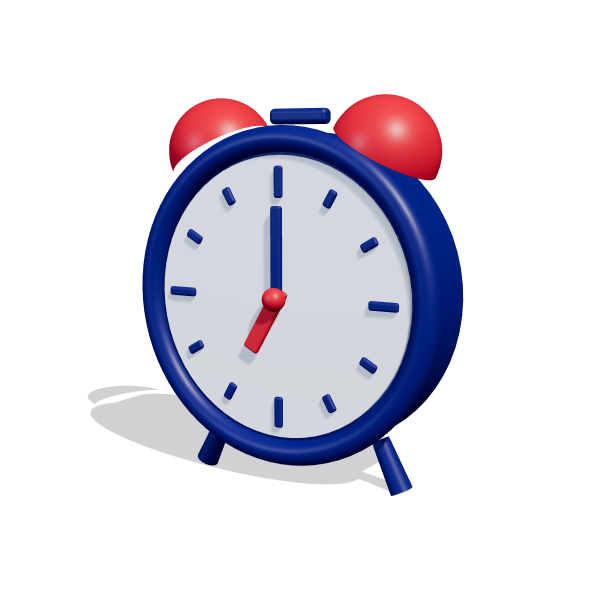
#> input picture comunicado_regras/novos_src/motion/img3d/clock.png, 1200 x 1200 px, given in place of 1.webp, which was not available (shown at 1/2 size)
$ python bp_clean.py motion/img3d/clock.png
#> lines starting #> are read from the running program, lines starting #| are printed output that depends on the picture
### comunicado_regras/novos_src/bp_graf.py
# Blueprint no estilo da referência (V.A Profissionais / Doentes e Presos): fundo ciano, círculo translúcido,
# imagem recortada (GPT) a sair do círculo, texto branco à direita com caixas navy/vermelho, faixas navy/vermelho nas transições.
# As imagens ainda não existem: aparecem como "IMG xx" (placeholder) no sítio onde vão ficar.
import sys,os
from PIL import Image,ImageDraw,ImageFont,ImageFilter
import numpy as np
HERE=os.path.dirname(os.path.abspath(__file__)); OUTD=sys.argv[1] if len(sys.argv)>1 else '.'
F8=HERE+'/../realista_src/fonts/M800.ttf'; F7=HERE+'/../realista_src/fonts/M700.ttf'
W,H=1920,1080; CY=(20,157,208); NAVY=(25,41,109); RED=(212,41,46); WHITE=(255,255,255)
def f(sz,b=8): return ImageFont.truetype(F8 if b==8 else F7,sz)
def L(p):
#> called with p = 'comunicado_regras/novos_src/logos/1.webp'
    im=Image.open(p).convert('RGBA'); a=np.asarray(im).astype(np.float32)
#> in L, im is the input picture: PIL image 1200x1200 RGBA; mean R, G, B, A 37, 35, 44.5, 69.8
    a[...,3]=np.clip((255-a[...,:3].min(2))/60,0,1)*a[...,3]; im=Image.fromarray(a.astype('uint8')); return im.crop(im.getbbox())
#> after `return im.crop(im.getbbox())`:
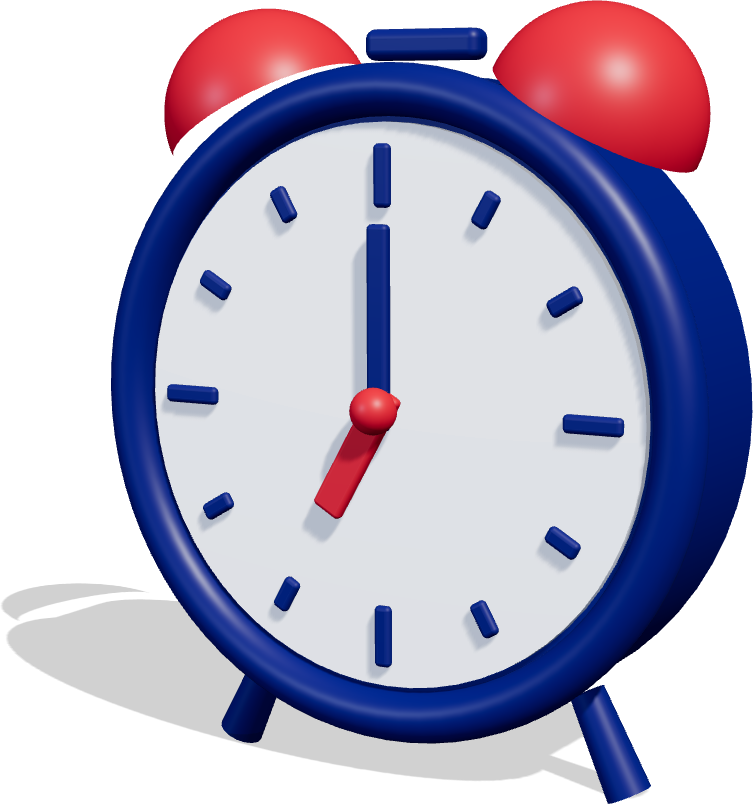
#> returned value: PIL image 753x804 RGBA; mean R, G, B, A 88, 83.3, 105.7, 144.7; transparent parts drawn white
def white(im): a=np.asarray(im).copy(); a[...,:3]=255; return Image.fromarray(a)
LE=L(HERE+'/logos/1.webp'); LC=L(HERE+'/logos/4.webp'); LEw,LCw=white(LE),white(LC)
#> call 2 of L, with p = 'comunicado_regras/novos_src/logos/4.webp'
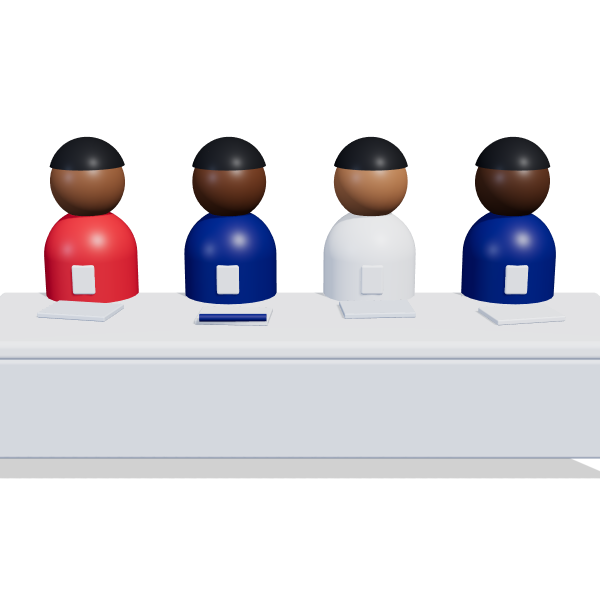
#> input picture comunicado_regras/novos_src/motion/img3d/mesa.png, 1200 x 1200 px, given in place of 4.webp, which was not available (shown at 1/2 size)
#> in L, im is the input picture: PIL image 1200x1200 RGBA; mean R, G, B, A 71.5, 69, 73.7, 104.6
#> in L (call 2), `return im.crop(im.getbbox())`:
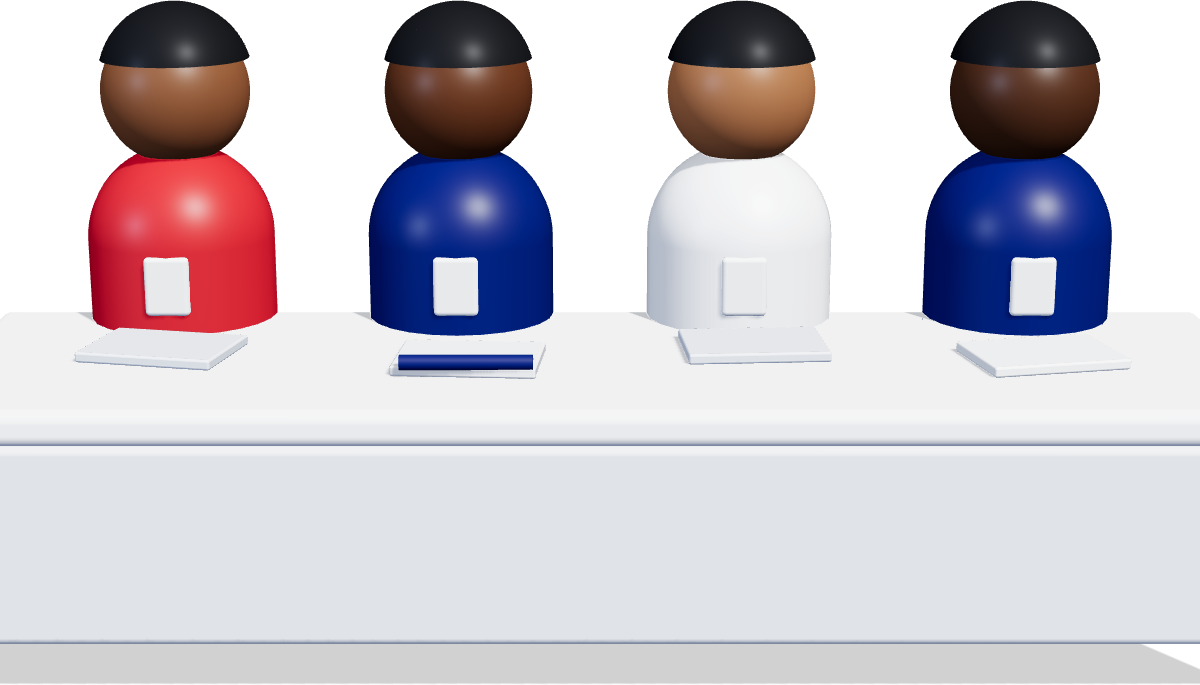
#> returned value: PIL image 1200x685 RGBA; mean R, G, B, A 125.2, 120.9, 129, 137.1; transparent parts drawn white
def rs(im,h): return im.resize((int(im.width*h/im.height),h),Image.LANCZOS)
_yy,_xx=np.mgrid[0:H,0:W].astype(np.float32)
# [5 lines left out: function bg, not called in this run]
def circle(b,cx,cy,r):
    l=Image.new('RGBA',b.size,(0,0,0,0)); ImageDraw.Draw(l).ellipse((cx-r,cy-r,cx+r,cy+r),fill=(255,255,255,38)); b.alpha_composite(l)
# [34 lines left out: functions placeholder, placeholder_one, text, not called in this run]
def interp(b):   # zona da intérprete de língua gestual (reservada)
    l=Image.new('RGBA',b.size,(0,0,0,0)); d=ImageDraw.Draw(l); d.rounded_rectangle((1580,720,1880,1080),30,outline=(255,255,255,120),width=4)
    b.alpha_composite(l); ImageDraw.Draw(b).text((1730,905),'INTÉRPRETE LGP',font=f(22),fill=(255,255,255,200),anchor='ms')
# [4 lines left out: function stripes, not called in this run]
# ---------- variações ----------
def A(sc):   # fiel à referência: círculo à esquerda, imagem a sair, texto à direita
    b=bg(); circle(b,560,620,430); ILL(b,(330,170,800,1000),sc["img"])
    text(b,1010,470,sc['txt']); interp(b); return b
# [8 lines left out: functions B, C, not called in this run]
def T(sc):   # transição com faixas
    b=A(sc); stripes(b,.55); return b

# ---------- ilustrações vetoriais (flat, sombras suaves) ----------
SK=[(139,90,60),(107,65,40),(168,113,76),(92,58,38)]; INK=(24,26,32); INK2=(46,50,60); PAPER=(250,250,246)
def ILL(b,box,name):
    x0,y0,x1,y1=box; w,h=x1-x0,y1-y0; sz=min(h,w*1.3); out=ILL_img(name,int(sz),True)
    b.alpha_composite(out,(int(x0+(w-sz)/2),int(y1-sz)))
# [82 lines left out: function ILL_img, not called in this run]
V1=[dict(img='porta',txt=[('ATENÇÃO','cap'),('ACESSO RESTRITO','t'),('ÀS ASSEMBLEIAS','n'),('DE VOTO','r')]),
    dict(img='mesa4',txt=[('SÃO AUTORIZADOS','cap'),('MEMBROS','t'),('DA MESA','n')]),
    dict(img='cracha',txt=[('OBSERVADORES','cap'),('INTERNACIONAIS','t'),('CREDENCIADOS','n')]),
    dict(img='urna',txt=[('CARO ELEITOR','cap'),('APÓS VOTAR','t'),('ABANDONA O LOCAL','r')])]
V2=[dict(img='mesa4',txt=[('ATENÇÃO','cap'),('MEMBROS','t'),('DAS MESAS','n')]),
    dict(img='relogio',txt=[('COMPARECE ÀS','cap'),('7H','t'),('DA MANHÃ','n')]),
    dict(img='notas',txt=[('COMPENSAÇÃO','cap'),('3.500$00','t'),('INCLUI ALIMENTAÇÃO','n')]),
    dict(img='tel',txt=[('PAGAMENTO POR','cap'),('TRANSFERÊNCIA','t'),('BANCÁRIA','r')])]
ROWS=[('A','FIEL À REFERÊNCIA','Círculo translúcido à esquerda, ilustração gráfica a sair dele, texto à direita. Igual aos vídeos V.A.'),
      ('B','ESPELHO + FAIXA','Ilustração à direita, texto à esquerda com barra vermelha/navy. Alterna com A para dar ritmo.'),
      ('C','CENTRADO / GRUPO','Texto ao centro em cima, ilustração grande em baixo. Ideal para listas e números.')]
# [19 lines left out: function board, not called in this run]
# [3 lines that do not run on import are left out]

### comunicado_regras/novos_src/bp_clean.py
# Blueprint: 5 variações CLEAN com ilustrações 3D (three.js, motion/img3d). Uma só prancha.
import sys; OUT=sys.argv[1]; sys.argv=['x']
from PIL import Image,ImageDraw,ImageFilter
import numpy as np, bp_graf as g
W,H=1920,1080; NAVY,RED,WHITE=g.NAVY,g.RED,g.WHITE; f=g.f; D='motion/img3d/'
def obj(name,h):
    im=Image.open(D+name+'.png').convert('RGBA'); im=im.crop(im.getbbox()); return g.rs(im,h)
def grad(c0,c1,vert=True):
    t=np.linspace(0,1,H if vert else W); a=np.array(c0)[None]*(1-t[:,None])+np.array(c1)[None]*t[:,None]
    a=a[:,None,:].repeat(W,1) if vert else a[None].repeat(H,0); return Image.fromarray(a.astype('uint8')).convert('RGBA')
def logos(b,light=True):
    b.alpha_composite(g.rs(g.LE if light else g.LEw,78),(70,46)); b.alpha_composite(g.rs(g.LC if light else g.LCw,50),(1650,58))
def lgp(b,dark=False):
    l=Image.new('RGBA',b.size,(0,0,0,0)); ImageDraw.Draw(l).rounded_rectangle((1580,720,1880,1080),28,outline=(255,255,255,90) if dark else (25,41,109,45),width=3); b.alpha_composite(l)
def spaced(d,x,y,t,ft,col,anchor='l',sp=8):
    w=sum(ft.getlength(c)+sp for c in t)-sp; x=x-w/2 if anchor=='m' else x
    for c in t: d.text((x,y),c,font=ft,fill=col,anchor='ls'); x+=ft.getlength(c)+sp
def put(b,im,x,y,shadow=True):
    b.alpha_composite(im,(int(x),int(y)))
SC=[dict(o='clock',cap='COMPARECE ÀS',t1='7H',t2='DA MANHÃ',sub='Para o início pontual da votação',big='7H'),
    dict(o='mesa',cap='SÃO AUTORIZADOS',t1='MEMBROS',t2='DA MESA',sub='Cada mesa de voto tem 4 membros',big='4'),
    dict(o='urna',cap='CARO ELEITOR',t1='APÓS VOTAR',t2='ABANDONA O LOCAL',sub='E respeita as orientações da mesa',big='15/11')]
GREY=(92,104,140)
def V1(s):  # CLEAN BRANCO
    b=Image.new('RGBA',(W,H),(248,250,253,255)); d=ImageDraw.Draw(b); logos(b)
    spaced(d,180,430,s['cap'],f(30,7),RED); d.text((176,530),s['t1'],font=f(96),fill=NAVY,anchor='ls'); d.text((176,640),s['t2'],font=f(96),fill=NAVY,anchor='ls')
    d.rectangle((180,680,300,688),fill=RED); d.text((180,750),s['sub'],font=f(34,7),fill=GREY,anchor='ls')
    o=obj(s['o'],560 if s['o']!='mesa' else 420); put(b,o,1250-o.width/2,600-o.height/2); lgp(b); return b
def V2(s):  # CIANO SUAVE CENTRADO
    b=grad((226,244,252),(188,228,246)); d=ImageDraw.Draw(b); logos(b)
    l=Image.new('RGBA',b.size,(0,0,0,0)); ImageDraw.Draw(l).ellipse((660,140,1260,740),fill=(255,255,255,120)); b.alpha_composite(l.filter(ImageFilter.GaussianBlur(30)))
    o=obj(s['o'],440 if s['o']!='mesa' else 330); put(b,o,960-o.width/2,600-o.height)
    spaced(d,960,700,s['cap'],f(28,7),RED,'m'); ft=f(80); t=s['t1']+' '+s['t2']; w=ft.getlength(s['t1']+' ')
    x=960-ft.getlength(t)/2; d.text((x,800),s['t1'],font=ft,fill=NAVY,anchor='ls'); d.text((x+w,800),s['t2'],font=ft,fill=RED,anchor='ls')
    d.text((960,868),s['sub'],font=f(32,7),fill=GREY,anchor='ms'); lgp(b); return b
def V3(s):  # SPLIT NAVY / BRANCO
    b=Image.new('RGBA',(W,H),(246,248,252,255)); d=ImageDraw.Draw(b); d.rectangle((0,0,860,H),fill=NAVY); d.rectangle((860,0,872,H),fill=RED)
    logos(b,False); b.alpha_composite(g.rs(g.LC,50),(1650,58))
    spaced(d,120,420,s['cap'],f(28,7),(120,200,240)); d.text((116,515),s['t1'],font=f(84),fill=WHITE,anchor='ls'); d.text((116,612),s['t2'],font=f(84),fill=WHITE,anchor='ls')
    d.text((120,690),s['sub'],font=f(30,7),fill=(190,200,230),anchor='ls')
    o=obj(s['o'],560 if s['o']!='mesa' else 400); put(b,o,1290-o.width/2,580-o.height/2); lgp(b); return b
def V4(s):  # CARTÃO FLUTUANTE
    b=grad((233,238,246),(220,228,240)); d=ImageDraw.Draw(b); logos(b)
    sh=Image.new('RGBA',b.size,(0,0,0,0)); ImageDraw.Draw(sh).rounded_rectangle((170,300,1300,820),48,fill=(20,40,90,70)); b.alpha_composite(sh.filter(ImageFilter.GaussianBlur(40)),(0,26))
    d.rounded_rectangle((150,270,1290,800),48,fill=WHITE); d.rounded_rectangle((150,270,166,800),8,fill=RED)
    spaced(d,240,410,s['cap'],f(28,7),RED); d.text((236,510),s['t1'],font=f(84),fill=NAVY,anchor='ls'); d.text((236,606),s['t2'],font=f(84),fill=NAVY,anchor='ls')
    d.text((240,690),s['sub'],font=f(30,7),fill=GREY,anchor='ls')
    o=obj(s['o'],560 if s['o']!='mesa' else 400); put(b,o,1300-o.width/2+(80 if s['o']=='mesa' else 0),560-o.height/2); lgp(b); return b
def V5(s):  # TIPOGRÁFICO NAVY
    b=grad((14,24,74),(28,44,116)); d=ImageDraw.Draw(b); logos(b,False)
    ft=f(560); l=Image.new('RGBA',b.size,(0,0,0,0)); ImageDraw.Draw(l).text((1010,820),s['big'],font=ft if len(s['big'])<4 else f(380),fill=(255,255,255,30),anchor='ms',stroke_width=0); b.alpha_composite(l)
    o=obj(s['o'],520 if s['o']!='mesa' else 380); put(b,o,1010-o.width/2,800-o.height)
    spaced(d,140,820,s['cap'],f(26,7),(120,200,240)); d.text((136,900),s['t1']+' '+s['t2'],font=f(64),fill=WHITE,anchor='ls'); d.rectangle((140,930,240,936),fill=RED)
    d.text((140,985),s['sub'],font=f(28,7),fill=(180,192,228),anchor='ls'); lgp(b,True); return b
ROWS=[('1','CLEAN BRANCO','Fundo branco, muito espaço, texto navy à esquerda, objeto 3D à direita.',V1),
      ('2','CIANO SUAVE','Degradê ciano claro, objeto 3D ao centro, texto centrado por baixo.',V2),
      ('3','SPLIT NAVY','Painel navy com texto branco à esquerda, objeto 3D no lado claro.',V3),
      ('4','CARTÃO FLUTUANTE','Cartão branco com sombra suave, objeto 3D a sair do cartão.',V4),
      ('5','TIPOGRÁFICO','Fundo navy, número/palavra gigante por trás, objeto 3D à frente, texto em baixo.',V5)]
tw,th=640,360; gap=24; lw=330; top=190; BW=lw+3*tw+4*gap; BH=top+5*(th+50)+20
bd=Image.new('RGB',(BW,BH),(236,239,245)); d=ImageDraw.Draw(bd); d.rectangle((0,0,BW,130),fill=NAVY); d.rectangle((0,130,BW,138),fill=RED)
#> after `bd = Image.new('RGB', (BW, BH), (236, 239, 245))`:
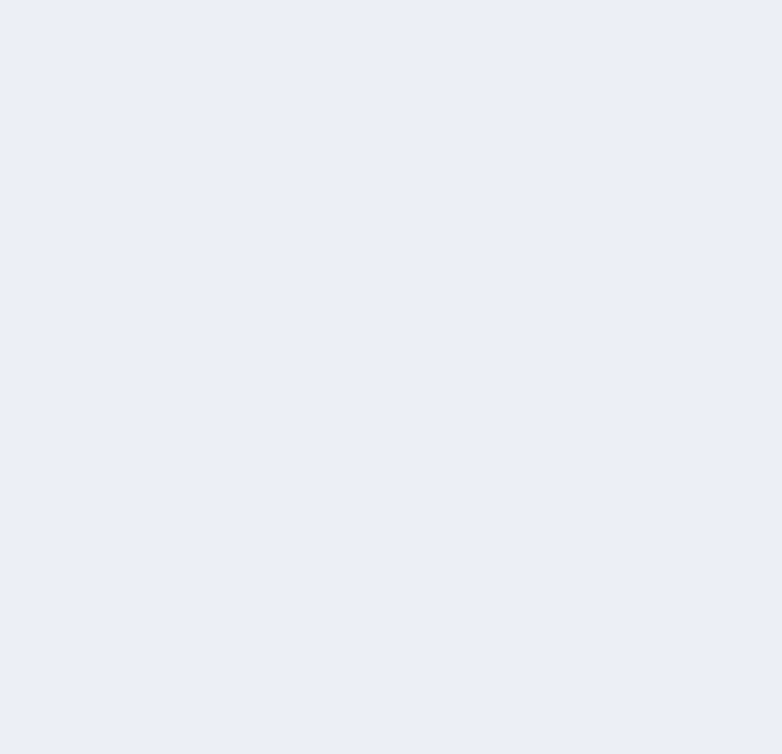
#> bd: PIL image 2346x2260 RGB (shown at 1/3 size); mean R, G, B 236, 239, 245
d.text((40,62),'5 VARIAÇÕES CLEAN · ilustrações 3D',font=f(46),fill=WHITE,anchor='ls'); d.text((40,108),'Mesmas 3 cenas em cada variação · escolhe uma · canto inferior direito livre para a intérprete',font=f(24,7),fill=(190,205,240),anchor='ls')
for c,lb in enumerate(['7H DA MANHÃ','MEMBROS DA MESA','APÓS VOTAR']): d.text((lw+gap+c*(tw+gap),top-14),lb,font=f(22),fill=NAVY,anchor='ls')
for r,(n,nm,desc,fn) in enumerate(ROWS):
    y=top+r*(th+50); d.text((30,y+60),f'VARIAÇÃO {n}',font=f(36),fill=RED,anchor='ls'); d.text((30,y+100),nm,font=f(22),fill=NAVY,anchor='ls')
    line='';yy=y+140
    for wd in desc.split():
        if f(19,7).getlength(line+' '+wd)>280: d.text((30,yy),line,font=f(19,7),fill=(60,70,100),anchor='ls'); yy+=28; line=wd
        else: line=(line+' '+wd).strip()
    d.text((30,yy),line,font=f(19,7),fill=(60,70,100),anchor='ls')
    for c,s in enumerate(SC): bd.paste(fn(s).convert('RGB').resize((tw,th),Image.LANCZOS),(lw+gap+c*(tw+gap),y))
#> this loop made 5 passes
#> y on passes 2 to 5: 600, 1010, 1420, 1830
#> pass 1, in V1, `b = Image.new('RGBA', (W, H), (248, 250, 253, 255))`:
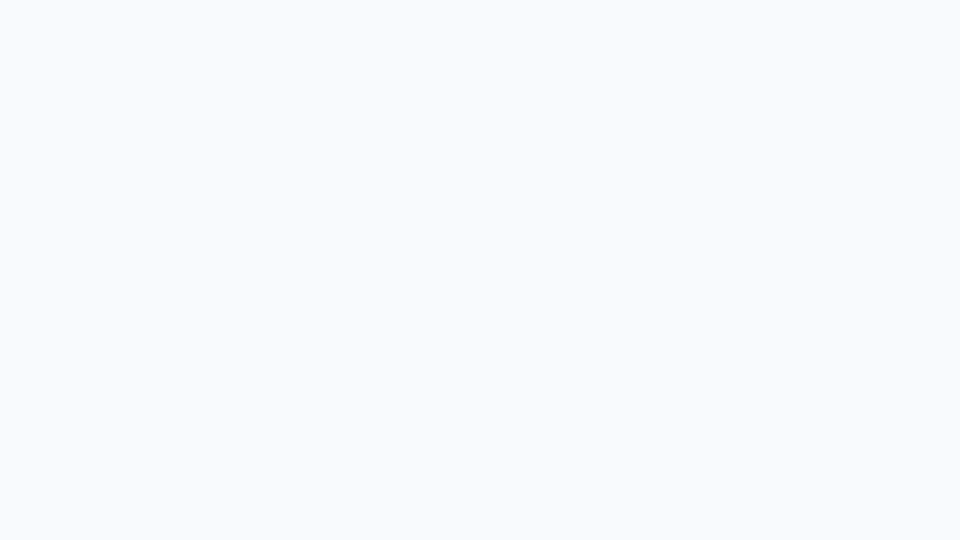
#> b: PIL image 1920x1080 RGBA (shown at 1/2 size); mean R, G, B, A 248, 250, 253, 255
#> after the loop:
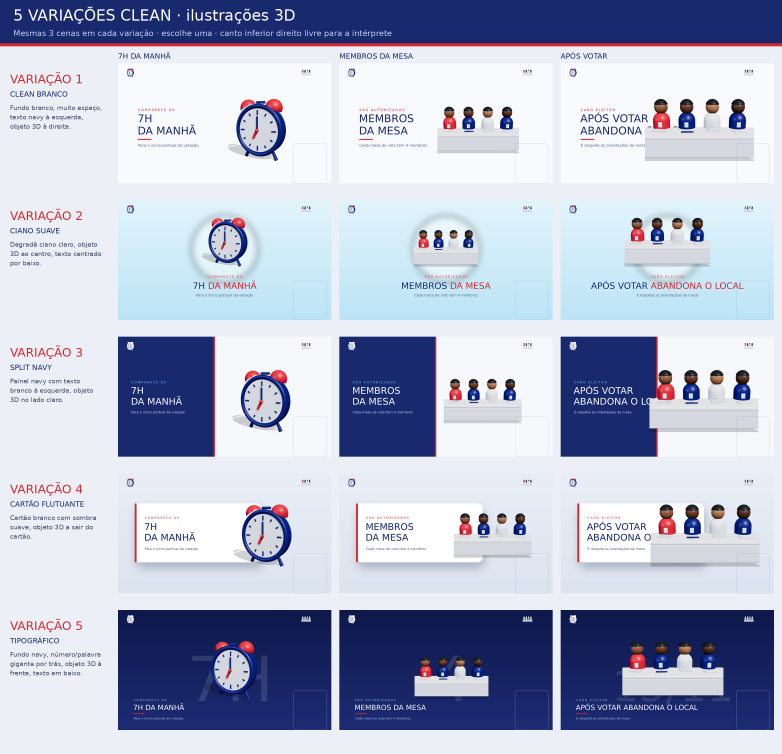
#> bd: PIL image 2346x2260 RGB (shown at 1/3 size); mean R, G, B 178.6, 185.2, 206.1
bd.save(OUT,quality=90); print('ok')
#| ok
